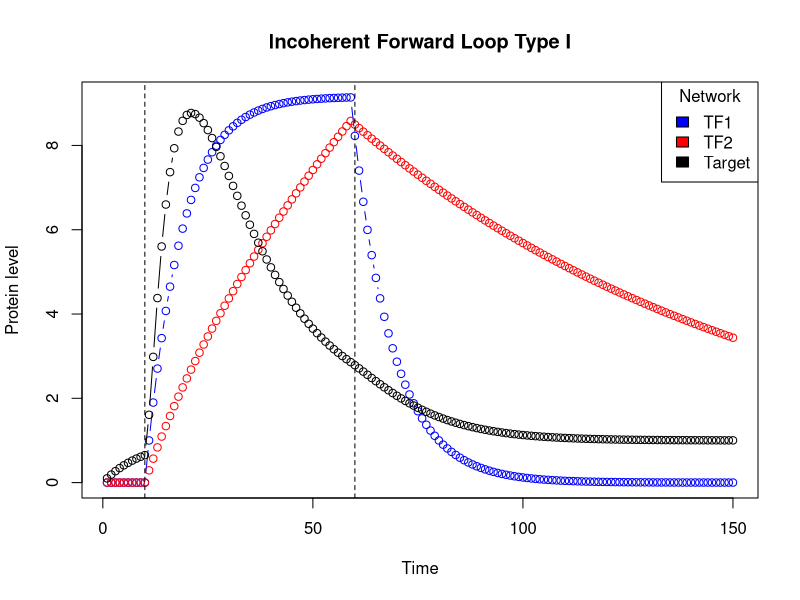
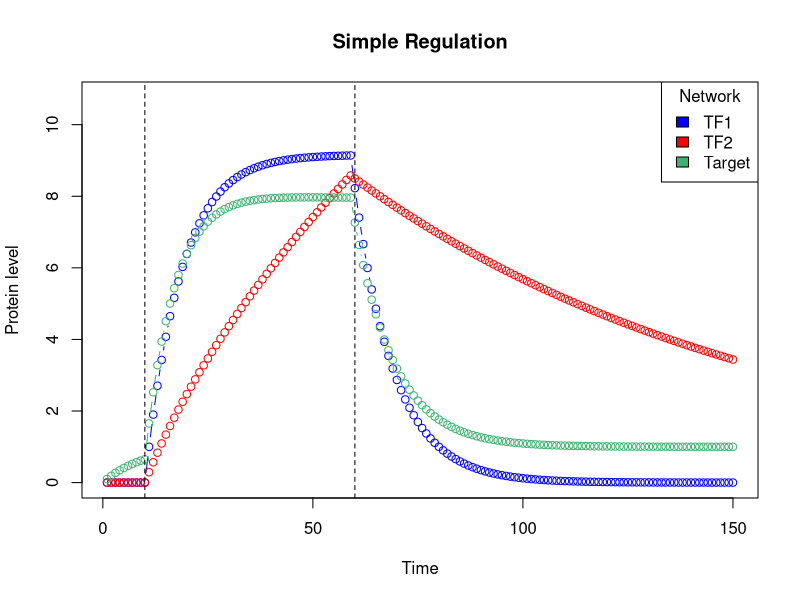
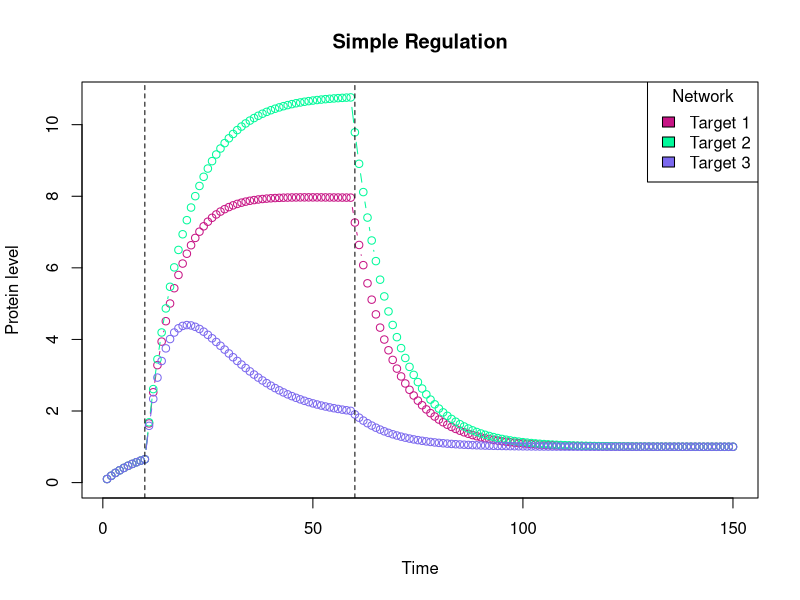
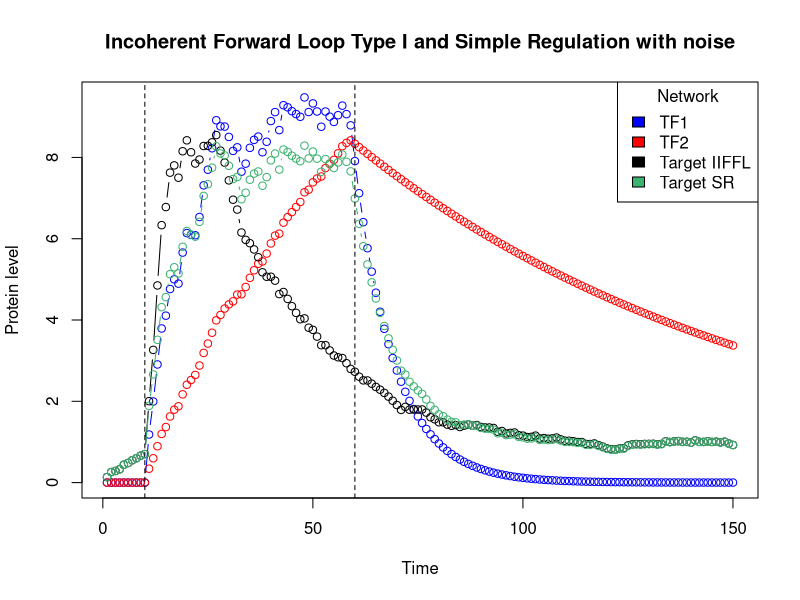
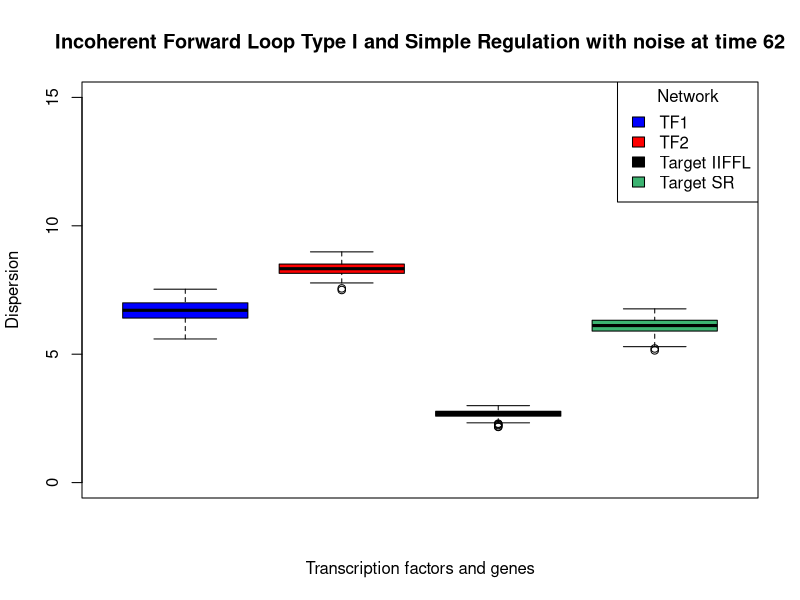

Here is the R script that generated these plots, in order:
#######################################
# incoherent type 1 feed forward loop #
#######################################

x<-0 # first TF
y<-0 # second TF
w<-0 # target gene
d1<-0.1 # degradation rate for x
d2<-0.01 # degradation rate for y
d3<-0.1 # degradation rate for w
ON<-10 # time when signal starts
OFF<-60 # time when signal ends

data<-matrix(0,150,3) # container

# signal
for (t in 1:150) {
  if (t>ON & t<OFF){
    swtch<-1
  }else{swtch<-0}
  
  # first transcription factor
  r<-(1-(x^2)/1000)*swtch 
  x<-x+r-d1*x
  data[t,1]<-x
  
  # second transcription factor
  r<-(0.3-(x)/100)*swtch 
  y<-y+r-d2*y
  data[t,2]<-y
  
  # target gene, regulated by the TFs
  r<-0.1 + x/(1+y^2)
  
  w<-w+r-d3*w
  data[t,3]<-w
  
}

# plot the network
plot(1:t, data[,1], col='blue', type='b', ylim=c(0,max(data,na.rm='T')), main="Incoherent Forward Loop Type I", xlab="Time", ylab="Protein level" )
lines(1:t, data[,2], col='red', type='b')
lines(1:t, data[,3], col='black', type='b')
legend(x = "topright", legend = c("TF1", "TF2","Target"), fill = c("blue", "red","black"), 
       title = "Network")
abline(v=ON, lty=2)
abline(v=OFF, lty=2)


###############################
# Simple regulation vs. IIFFL #
###############################


x<-0 # first TF
y<-0 # second TF
w<-0 # target gene 1
o<-0 # target gene 2
q<-0 # target gene 3
d1<-0.1 # degradation rate for x
d2<-0.01 # degradation rate for y
d3<-0.1 # degradation rate for w
ON<-10 # time when signal starts
OFF<-60 # time when signal ends

data<-matrix(0,150,5) # container

# signal
for (t in 1:150) {
  if (t>ON & t<OFF){
    swtch<-1
  }else{swtch<-0} 
  
  # first transcription factor
  r<-(1-(x^2)/1000)*swtch 
  x<-x+r-d1*x 
  data[t,1]<-x 
  
  # second transcription factor
  r<-(0.3-(x)/100)*swtch
  y<-y+r-d2*y
  data[t,2]<-y
  
  # target gene 1, regulated by TF1
  r<-0.1+(1-(x)/30)*swtch
    
    # with a denominator smaller than 17 the hump is smaller and the decay is slower but it decay earlier 
    # with a denominator greater than 17, the hump is bigger with the biggest denominators
    # the decay is very similar, because with a smaller hump, the target ends at the same time that the transcription factor
    # which have the samen decay curve
  
  w<-w+r-d3*w
  data[t,3]<-w
  
  # target gene 2, regulated by TF1
  r<-0.1+(1-(x)/500)*swtch

  o<-o+r-d3*o
  data[t,4]<-o
  
  # target gene 3, regulated by TF1
  r<-0.1+(1-(x)/10)*swtch

  q<-q+r-d3*q
  data[t,5]<-q
}

# plot the simple regulation network
plot(1:t, data[,1], col='blue', type='b', ylim=c(0,max(data,na.rm='T')), main="Simple Regulation", xlab="Time", ylab="Protein level" )
lines(1:t, data[,2], col='red', type='b')
lines(1:t, data[,3], col='mediumseagreen', type='b')
legend(x = "topright", legend = c("TF1", "TF2","Target"), fill = c("blue", "red","mediumseagreen"), 
       title = "Network")
abline(v=ON, lty=2)
abline(v=OFF, lty=2)

# plot 3 different simple regulation genes
plot(1:t, data[,3], col='mediumvioletred', type='b', ylim=c(0,max(data,na.rm='T')), main="Simple Regulation", xlab="Time", ylab="Protein level" )
lines(1:t, data[,4], col='mediumspringgreen', type='b')
lines(1:t, data[,5], col='mediumslateblue', type='b')
legend(x = "topright", legend = c("Target 1", "Target 2","Target 3"), fill = c("mediumvioletred", "mediumspringgreen","mediumslateblue"), 
       title = "Network")
abline(v=ON, lty=2)
abline(v=OFF, lty=2)


######################################################################
# Noise in Simple Regulation and incoherent type 1 feed forward loop #
######################################################################

# number of replicas
replicas <- 150

data<-matrix(0,150,4) # container to save the data

# define replicas loop
for (s in 1:replicas){
  
  x<-0 # first TF
  y<-0 # second TF
  w<-0 # target gene 1
  q<-0 # target gene 2
  d1<-0.1 # degradation rate for x
  d2<-0.01 # degradation rate for y
  d3<-0.1 # degradation rate for w
  ON<-10 # time when signal starts
  OFF<-60 # time when signal ends
  
  # define the times and the noise
  for (t in 1:150){
    noise<-rnorm(1,1,0.3)

  # signal
  if (t>ON & t<OFF){
    swtch<-1
  }else{swtch<-0}
    
    # first transcription factor
    r<-(1-(x^2)/1000)*swtch
    x<-x+r*noise-d1*x
    data[t,1]<-x
    
    # second transcription factor
    r<-(0.3-(x)/100)*swtch
    y<-y+r*noise-d2*y
    data[t,2]<-y
    
    # target gene 1, regulated by TF1 and TF2
    r<-0.1 + x/(1+y^2)
    
    w<-w+r*noise-d3*w
    data[t,3]<-w
    
    # target gene 1, regulated by TF1
    r<-0.1+(1-(x)/30)*swtch

    q<-q+r*noise-d3*q
    data[t,4]<-q
    
  }
  
  
}

# plot the noise effect in the network
plot(1:t, data[,1], col='blue', type='b', ylim=c(0,max(data,na.rm='T')), main="Incoherent Forward Loop Type I and Simple Regulation with noise", xlab="Time", ylab="Protein level" )
lines(1:t, data[,2], col='red', type='b')
lines(1:t, data[,3], col='black', type='b')
lines(1:t, data[,4], col='mediumseagreen', type='b')
legend(x = "topright", legend = c("TF1", "TF2","Target IIFFL","Target SR"), fill = c("blue", "red","black","mediumseagreen"), 
       title = "Network")
abline(v=ON, lty=2)
abline(v=OFF, lty=2)


#######################################################################
# Noise in Simple Regulation and incoherent type 1 feed forward loop: #
# BOXPLOT                                                             #
#######################################################################

# number of replicas
replicas <- 150

data<-matrix(0,replicas,4) # container

# define replicas loop
for (s in 1:replicas){
  
  x<-0 # first TF
  y<-0 # second TF
  w<-0 # target gene 1
  q<-0 # target gene 2
  d1<-0.1 # degradation rate for x
  d2<-0.01 # degradation rate for y
  d3<-0.1 # degradation rate for w
  ON<-10 # time when signal starts
  OFF<-60 # time when signal ends
  
  # define the times and the noise
  for (t in 1:62){ # 12, 22, 32, 42, 52, 62
    noise<-rnorm(1,1,0.3)
    
    if (t>ON & t<OFF){
      swtch<-1
    }else{swtch<-0}
    
    
    # first transcription factor
    r<-(1-(x^2)/1000)*swtch
    x<-x+r*noise-d1*x
    
    # second transcription factor
    r<-(0.3-(x)/100)*swtch
    y<-y+r*noise-d2*y
    
    # target gene 1, regulated by TF1 and TF2
    r<-0.1 + x/(1+y^2)
    w<-w+r*noise-d3*w
    
    # target gene 1, regulated by TF1
    r<-0.1+(1-(x)/30)*swtch
    q<-q+r*noise-d3*q
    
  }
  # save the data 
  data[s,1]<-x
  data[s,2]<-y
  data[s,3]<-w
  data[s,4]<-q
  
}

# boxplot of the dispersion in IIFFL and simple regulation
boxplot(data,  ylim = c(0, 15), main="Incoherent Forward Loop Type I and Simple Regulation with noise at time 62",col=c("blue", "red","black","mediumseagreen"),xlab="Transcription factors and genes",ylab="Dispersion", xaxt="n") #, xaxt="n"
legend(x = "topright", legend = c("TF1", "TF2","Target IIFFL","Target SR"), fill = c("blue", "red","black","mediumseagreen"),title = "Network")

